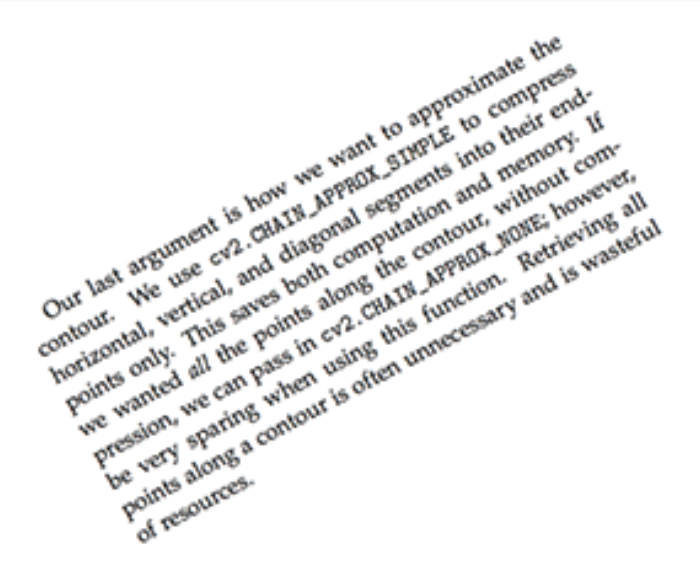
#> input picture pictures/skew1.PNG, 700 x 561 px, found by its file name
$ python findText-PyTesseract.py
#> lines starting #> are read from the running program, lines starting #| are printed output that depends on the picture; after the words box and inside, x2 and y2 are one past the last pixel; in counts of white or black regions, pixels touching at a corner belong together
import cv2
import pytesseract
import numpy as np


""" ---Reads in image (Will come from app in future)--- """
#Reads in image as grey scale (0) from the pictures folder
image = cv2.imread("pictures/skew1.png", 0)
#> image: shape (561, 700); min 0, max 255, mean 239.1


""" ---Auto Blurs/Thresholds the Image Based on Initial Sharpness--- """
blur = cv2.GaussianBlur(image, (1,1), 0)
#Convert greyscale to only white or only black
#Link explaining Otsu's Thresholding:
#    --> https://docs.opencv.org/3.0-beta/doc/py_tutorials/py_imgproc/py_thresholding/py_thresholding.html
ret, thresh = cv2.threshold(blur,0,255,cv2.THRESH_BINARY+cv2.THRESH_OTSU)
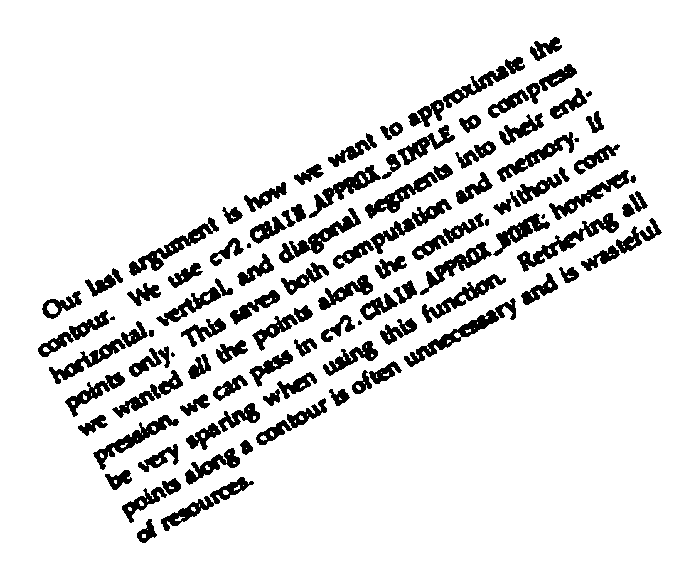
#> thresh: shape (561, 700); 88.2% white; 110 black regions (6 under 20 px), largest, box (x1, y1, x2, y2) and area: (404, 298, 516, 367) 1276, (517, 213, 619, 272) 1183, (129, 217, 219, 276) 1074
#> ret = 195
cv2.imshow("Blured & Thresholded Image", blur) #TESTING ONLY


""" ---Auto Rotates the Image to Correct Skew--- """
#Inverts image to white text on black background ---(Add check for preinverted image)---
invert = cv2.bitwise_not(thresh)
coords = np.column_stack(np.where(invert > 0))
#> coords = 46222 pairs, first value 37 to 542, second value 38 to 661
angle = cv2.minAreaRect(coords)[-1]
#> angle = -62.04

if angle < -45: angle = -(90 + angle)
#> angle = -27.96
else: angle = -angle

(h, w) = image.shape[:2]
#> h = 561; w = 700
center = (w // 2, h // 2)
#> center = (350, 280)
M = cv2.getRotationMatrix2D(center, angle, 1.0)
#> M = [[0.883, -0.469, 172.1], [0.469, 0.883, -131.4]]
rotated = cv2.warpAffine(invert, M, (w, h), flags=cv2.INTER_CUBIC, borderMode=cv2.BORDER_REPLICATE)
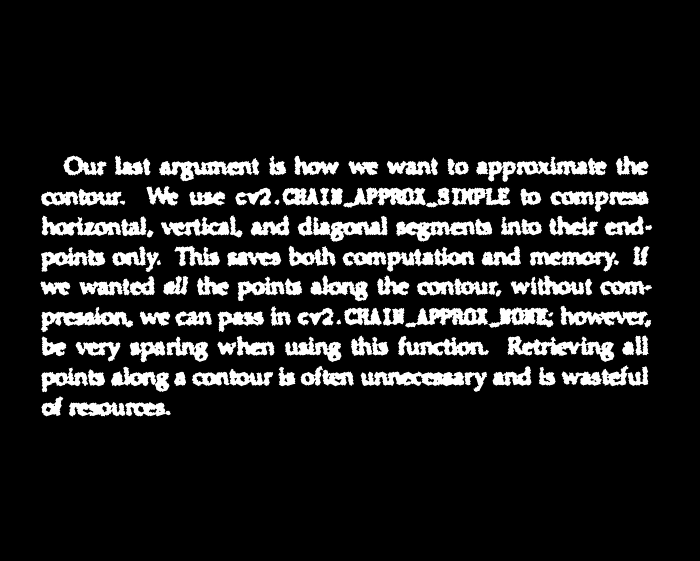
#> rotated: shape (561, 700); min 0, max 255, mean 30
reInvert = cv2.bitwise_not(rotated)
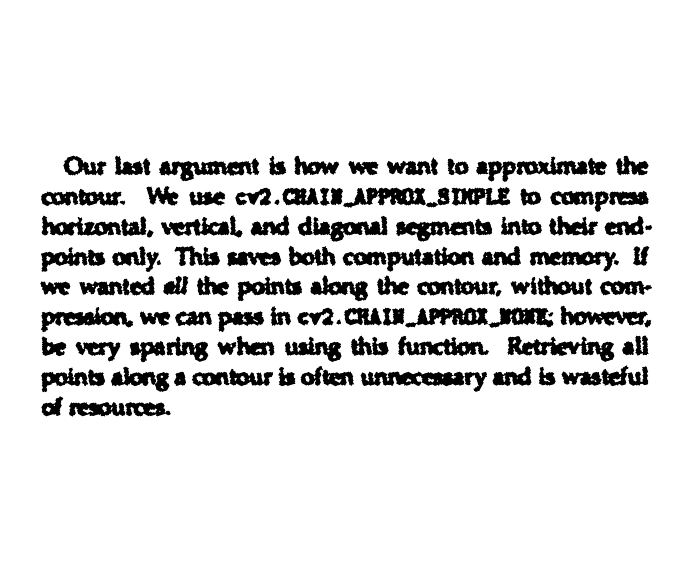
#> reInvert: shape (561, 700); min 0, max 255, mean 225
cv2.imshow("Rotated Image", reInvert) #TESTING ONLY


""" ---Auto Crop Image using the above minAreaRect--- """
points = np.argwhere(reInvert==0)
#> points = 32326 pairs, first value 156 to 415, second value 41 to 651
points = np.fliplr(points)
#> points = 32326 pairs, first value 41 to 651, second value 156 to 415
x, y, w, h = cv2.boundingRect(points)
#> x = 41; y = 156; w = 611; h = 260
crop = reInvert[y:y+h, x:x+w]
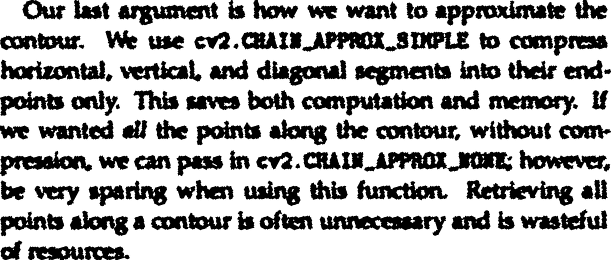
#> crop: shape (260, 611); min 0, max 255, mean 180.9
cv2.imshow("Cropped Image", crop) #TESTING ONLY

""" ---Finds the text in the processed image--- """
#> (the run stopped early here; a loop or call above may not have finished)

$ run again, with pictures/abcdef.PNG copied over pictures/skew1.PNG
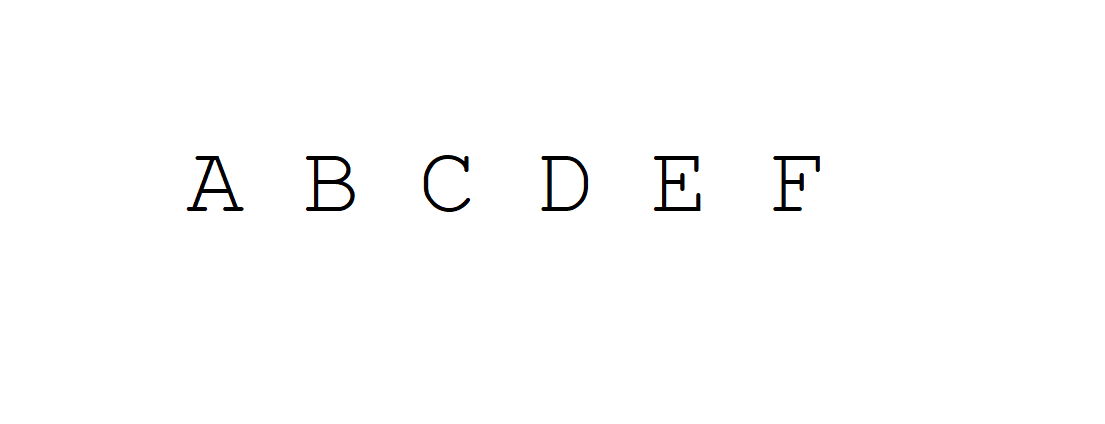
#> input picture pictures/abcdef.PNG, 1105 x 424 px, found by its file name
#> `ret, thresh = cv2.threshold(blur,0,255,cv2.THRESH_BINARY+cv2.THRESH_OT..`:
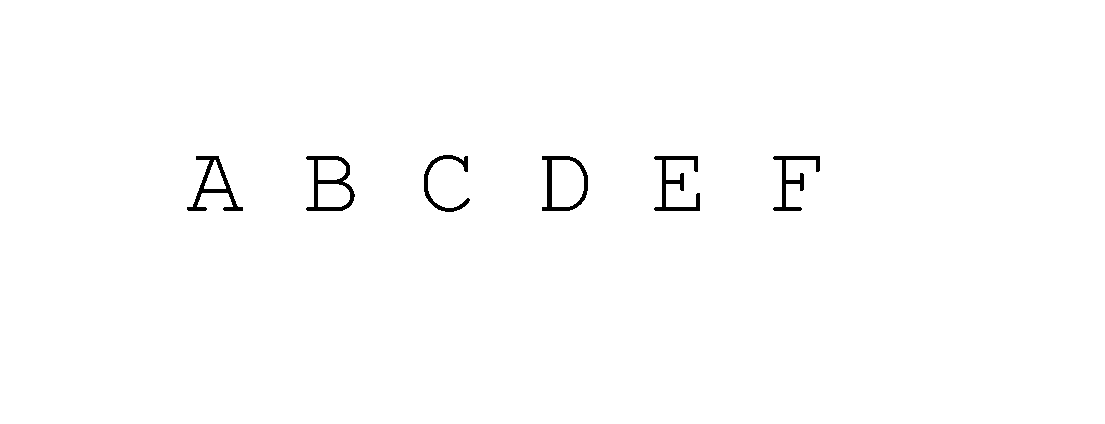
#> thresh: shape (424, 1105); 99.1% white; 6 black regions, box (x1, y1, x2, y2) and area: (306, 156, 355, 211) 826, (654, 156, 700, 211) 772, (187, 156, 243, 211) 750, (542, 156, 588, 211) 715, (773, 156, 820, 211) 659, (424, 155, 470, 212) 547
#> ret = 133
#> coords = 4269 pairs, first value 155 to 211, second value 187 to 819
#> `angle = cv2.minAreaRect(coords)[-1]`: angle = -90
#> `if angle < -45: angle = -(90 + angle)`: angle = 0
#> M = [[1, 0, 0], [0, 1, 0]]
#> `points = np.argwhere(reInvert==0)`: points has the same summary as coords
#> `points = np.fliplr(points)`: points = 4269 pairs, first value 187 to 819, second value 155 to 211
#> `x, y, w, h = cv2.boundingRect(points)`: x = 187; y = 155; w = 633; h = 57
#> `crop = reInvert[y:y+h, x:x+w]`:
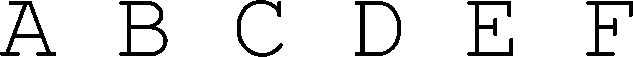
#> crop: shape (57, 633); 88.2% white; 6 black regions, box (x1, y1, x2, y2) and area: (119, 1, 168, 56) 826, (467, 1, 513, 56) 772, (0, 1, 56, 56) 750, (355, 1, 401, 56) 715, (586, 1, 633, 56) 659, (237, 0, 283, 57) 547
